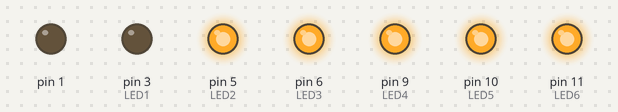
Simulated run of this sketch. Board: Arduino Uno, built with avr-gcc and run on an emulated ATmega328P. Parts: output pins drawn as LEDs (lit = HIGH).

Above: at 0.15 s.
At 38.2 s:
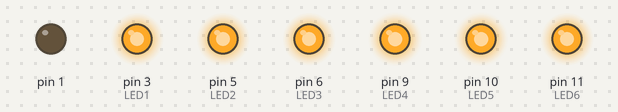
Timing chart, 0 to 39.7 s (numbered marks = the images above):
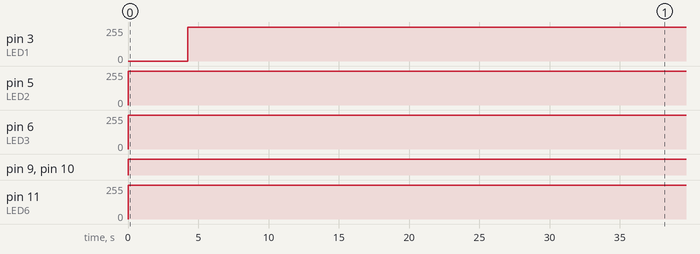

Measured:
- by itself, pin 3 (LED1): 0/255 → 254/255 at 4.2 s
- by itself, pin 5 (LED2): 0/255 → 255/255 at 0.00 s, → 254/255 8.5 s later
- by itself, pin 6 (LED3): 0/255 → 255/255 at 0.00 s, → 254/255 12.7 s later
- by itself, pin 9 (LED4), pin 10 (LED5): LOW → HIGH at 0.00 s
- by itself, pin 11 (LED6): 0/255 → 255/255 at 0.00 s, → 254/255 25.4 s later

The sketch:

Ellen_Lamp.ino
```cpp
int LED1 = 3; //PWM
int LED2 = 5; //PWM
int LED3 = 6; //PWM
int LED4 = 9; //PWM
int LED5 = 10; //PWM
int LED6 = 11; //PWM

void setup() {
  // put your setup code here, to run once:

  pinMode(OUTPUT,LED1);
  pinMode(OUTPUT,LED2);
  pinMode(OUTPUT,LED3);
  pinMode(OUTPUT,LED4);
  pinMode(OUTPUT,LED5);
  pinMode(OUTPUT,LED6);

}

int between = 2000; //interval between blinks
int blinker = 5; //delay in fade loop

void blinky(int LED){
  int brightness = 1023;
  while(brightness > 600){
    analogWrite(LED,brightness);
    brightness--;
    delay(blinker);
  }
  while(brightness < 1023){
    analogWrite(LED,brightness);
    brightness++;
    delay(blinker);
  }
}

void loop() {
  // put your main code here, to run repeatedly:
  int timer = 0;
  analogWrite(LED1,1023);
  analogWrite(LED2,1023);
  analogWrite(LED3,1023);
  analogWrite(LED4,1023);
  analogWrite(LED5,1023);
  analogWrite(LED6,1023);

  while (timer<=7000){
    if (timer = 1000){
      blinky(LED1);
    }
    if (timer = 2500){
      blinky(LED2);
    }
    if (timer = 3000){
      blinky(LED3);
    }
    if (timer = 4000){
      blinky(LED4);
    }
    if (timer = 4500){
      blinky(LED5);
    }
    if (timer = 6000){
      blinky(LED6);
    }
    delay(1);
    timer = timer + 1;
  }

}
```
